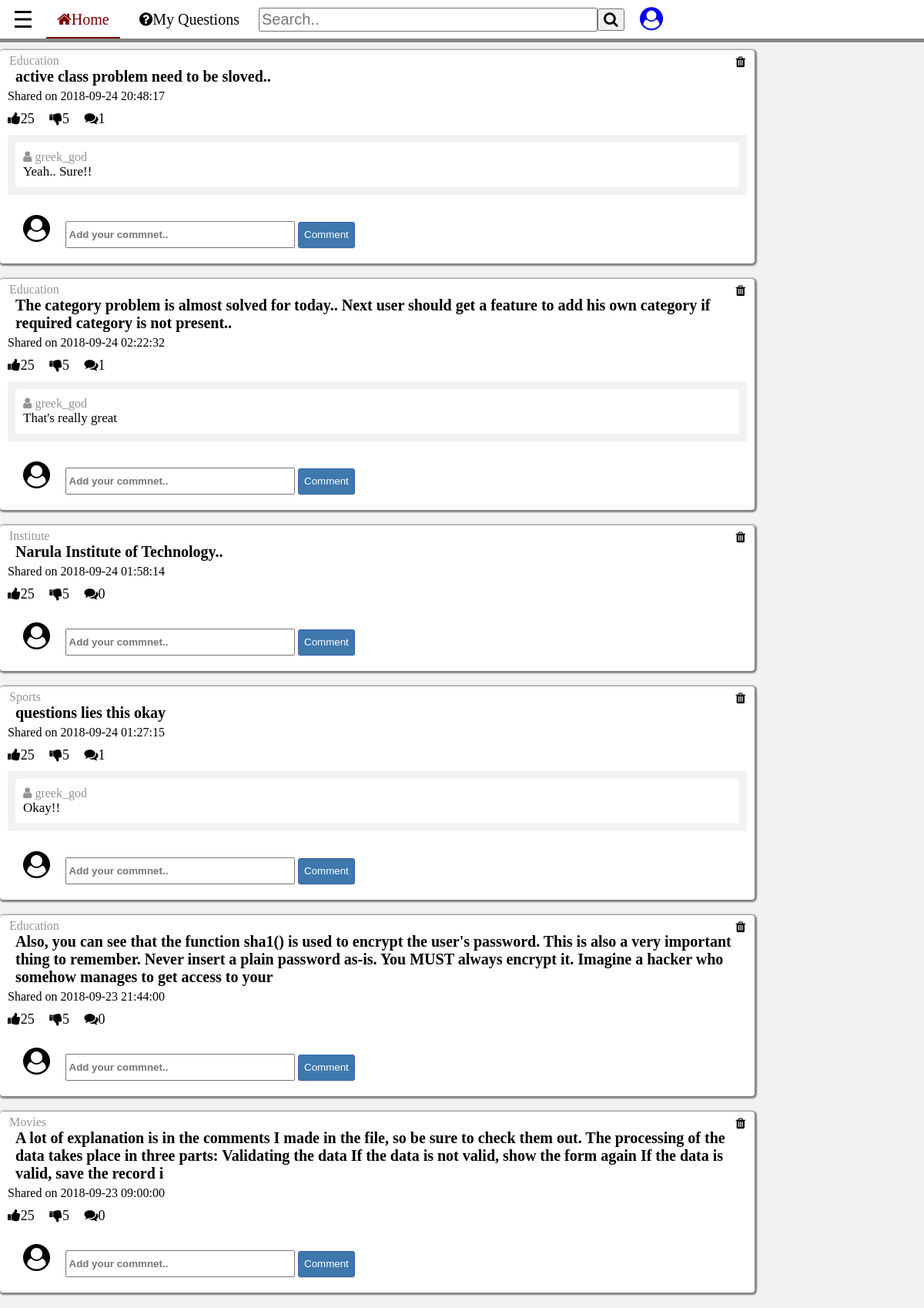
The app's page /myques.php (signed in) with its own data.
### tables this page shows
CREATE TABLE `categories` (
  `cat_id` int(8) NOT NULL,
  `cat_name` varchar(255) NOT NULL,
  `cat_description` varchar(255) NOT NULL
);

CREATE TABLE `topics` (
  `topic_id` int(8) NOT NULL,
  `topic_subject` text NOT NULL,
  `topic_date` datetime NOT NULL,
  `topic_cat` int(8) NOT NULL,
  `topic_by` int(8) NOT NULL
);

CREATE TABLE `replies` (
  `reply_id` int(8) NOT NULL,
  `reply_content` text NOT NULL,
  `reply_date` datetime NOT NULL,
  `reply_topic` int(8) NOT NULL,
  `reply_by` int(8) NOT NULL
);

CREATE TABLE `users` (
  `user_id` int(255) NOT NULL,
  `user_name` varchar(255) NOT NULL,
  `user_pass` varchar(255) NOT NULL,
  `user_email` varchar(255) NOT NULL,
  `user_date` datetime NOT NULL,
  `user_level` int(11) NOT NULL,
  `first_name` varchar(255) NOT NULL,
  `last_name` varchar(255) NOT NULL,
  `ph_no` varchar(255) NOT NULL
);

### myques.php (the view)
<?php
	include 'header.php';
	include 'connect.php';
	$userid = $_SESSION['user_id'];
?>
		<?php
			$qry = mysqli_query($con,"SELECT * FROM topics WHERE topic_by='$userid' ORDER BY topic_id DESC");
			while($res = mysqli_fetch_assoc($qry)){?>
		<div class="feed-post" id="feed-post">
			<div class="feed-post-cat">
				<span class="post-cat-name">
					<?php
						$top_cat = $res['topic_cat'];
						$topcat = mysqli_query($con,"SELECT * FROM categories WHERE cat_id ='$top_cat'");
						while($restopcat = mysqli_fetch_assoc($topcat)){
							echo $restopcat['cat_name'];
						}
					?>
				</span>
				<span class="post-dismiss"><i class="fa fa-trash"></i></span>
			</div>
			<div class="feed-post-ques">
				<?php echo $res['topic_subject']; ?>
			</div>
			<div class="feed-post-by">
				<span class="post-date">Shared on <?php echo $res['topic_date']; ?></span>
			</div>
			<?php
				$topicid = $res['topic_id'];
				$rplysql = "SELECT * FROM replies WHERE reply_topic='$topicid'";
				$rplyqry = mysqli_query($con,$rplysql);
				$cmntcount = mysqli_num_rows($rplyqry);
				?>
			<div class="post-like">
				<span class="pl fa fa-thumbs-up">25</span>
				<span class="pl fa fa-thumbs-down">5</span>
				<span class="pl fa fa-comments"><?php echo $cmntcount; ?></span>
			</div>
			<?php while($resrply = mysqli_fetch_assoc($rplyqry)){ ?>
			<div class="cmnts-done-wrapper">
				<div class="cmnt-done">
					<div class="name-cmnter"><i class="fa fa-user"></i>
						<?php
							$rplyusr = $resrply['reply_by'];
							$rplyby = mysqli_query($con,"SELECT * FROM users WHERE user_id='$rplyusr'");
							while($resrplyby = mysqli_fetch_assoc($rplyby)){
							echo $resrplyby['user_name'];
							}
						?>
						</div>
					<div class="cmnter-cntnt"><?php echo $resrply['reply_content']; ?></div>
				</div>
			</div>
			<?php } ?>
			<div class="post-cmnt-section">
					<span class="my-icon"><i class="fa fa-user-circle"></i></span>
					<span class="cmnt-box">
						<input type="text" placeholder="Add your commnet.." class="cmnt-place">
						<button type="submit" class="cmnt-reply-btn">Comment</button>
					</span>
			</div>
		</div>
	<?php }
	?>
<?php
include 'footer.php';
?>

### style.css (style rules this page uses)
body { margin: 0px; padding: 0px; background-color: #f2f2f2; }
.feed-post { width: 80%; margin: 0px; margin-bottom: 20px; padding-top: 5px; padding-left: 10px; padding-right: 10px; background-color: #ffffff; border-radius: 4px; box-shadow: 1px 1px 2px 2px gray; }
.feed-post-cat { width: 100%; text-align: left; }
.post-cat-name { color: #949494; margin: 2px; }
.post-dismiss { color: inherit; height: 100%; margin: 2px; float: right; }
.feed-post-ques { width: 100%; margin-bottom: 5px; padding-left: 10px; padding-right: 10px; color: black; text-align: left; font-weight: 700; font-family: Georgia; font-size: 20px; }
.feed-post-by { text-align: left; font-size: 16px; margin-bottom: 10px; font-weight: 400; font-family: Times New Roman; }
.post-like { text-align: left; font-size: 18px; margin-bottom: 10px; }
.pl { margin-right: 15px; }
.cmnts-done-wrapper { display: non e; background-color: #f2f2f2; padding: 10px; padding-bottom: 5px; margin-bottom: 10px; }
.cmnt-done { padding: 10px; background-color: white; text-align: left; border-radius: 3px; margin-bottom: 5px; }
.name-cmnter { color: #949494; }
.cmnter-cntnt { font-size: 17px; }
.post-cmnt-section { text-align: left; width: 100%; padding: 15px; padding-bottom: 20px; padding-left: 20px; font-size: 18px; }
.cmnt-box { margin-left: 15px; }
.cmnt-place { width: 30%; padding: 3px; height: 25px; font-weight: 600; }
.cmnt-reply-btn { box-sizing: border-box; border-radius: 3px; box-shadow: 0 1px 1px 0 rgba(200,200,200,0.2); display: inline-block; font-weight: 500; outline: 0; padding: 3px 7px 4px 7px; text-align: center; text-decoration: none; cursor: pointer; background: #3e78ad; color: #fff; border: 1px solid #3a66ad; box-shadow: 0 1px 1px 0 rgba(200,200,200,0.6); height: 34px; }
.my-icon { font-size: 35px; }

### records on screen
topics: topic_subject "active class problem need to be sloved..", topic_date "2018-09-24 20:48:17", cmntcount "1"
categories: cat_name "Education"
replies: reply_content "Yeah.. Sure!!"
users: user_name "greek_god"
topics: topic_subject "The category problem is almost solved for today.. Next user should get a feature to add his own category if required category is not present..", topic_date "2018-09-24 02:22:32", cmntcount "1"
replies: reply_content "That's really great"
topics: topic_subject "Narula Institute of Technology..", topic_date "2018-09-24 01:58:14", cmntcount "0"
categories: cat_name "Institute"
topics: topic_subject "questions lies this okay", topic_date "2018-09-24 01:27:15", cmntcount "1"
categories: cat_name "Sports"
replies: reply_content "Okay!!"
topics: topic_subject "Also, you can see that the function sha1() is used to encrypt the user's password. This is also a very important thing to remember. Never insert a plain password as-is. You MUST always encrypt it. Imagine a hacker who somehow manages to get access to your", topic_date "2018-09-23 21:44:00", cmntcount "0"
topics: topic_subject "A lot of explanation is in the comments I made in the file, so be sure to check them out. The processing of the data takes place in three parts: Validating the data If the data is not valid, show the form again If the data is valid, save the record i", topic_date "2018-09-23 09:00:00", cmntcount "0"
categories: cat_name "Movies"
